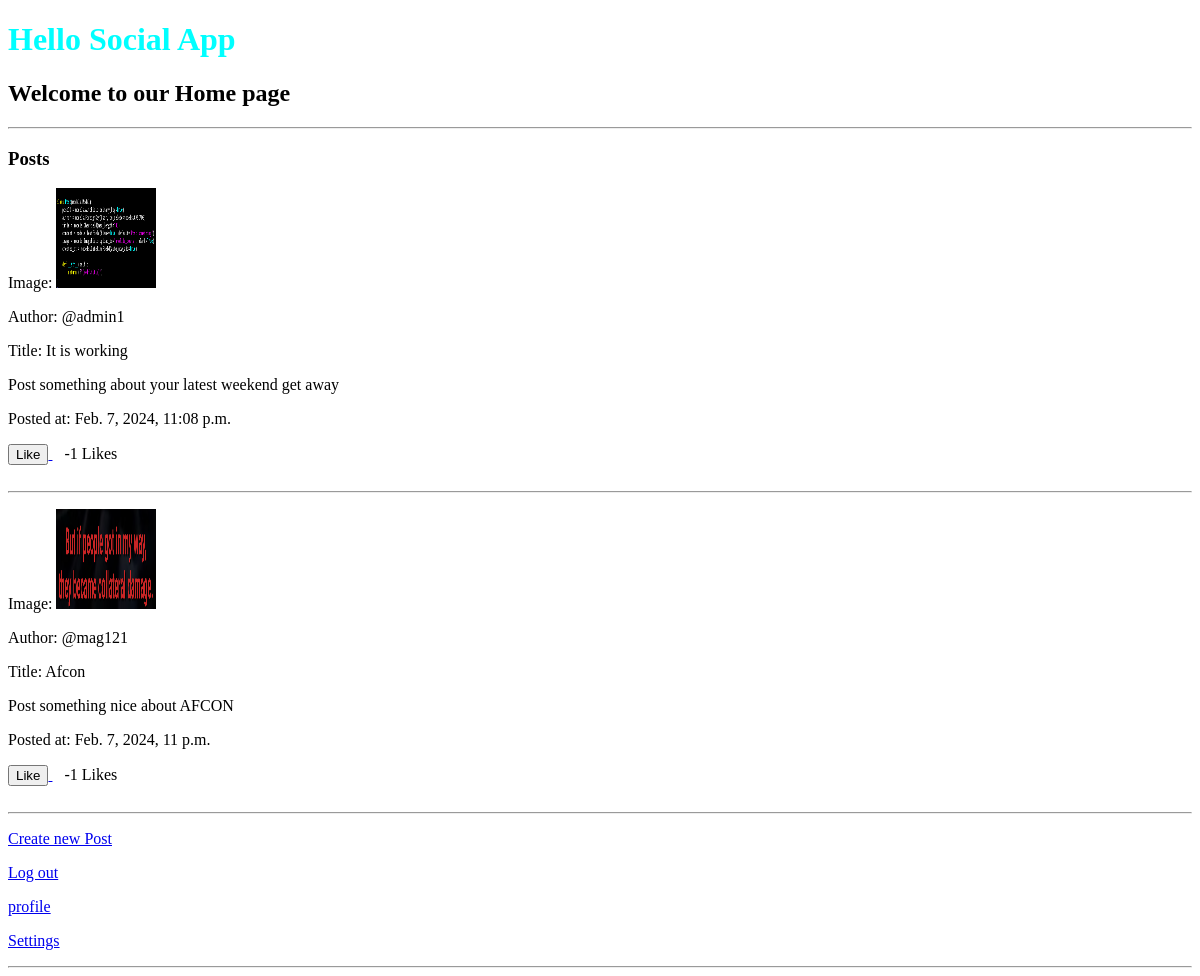
The app's page / (signed in), older data.
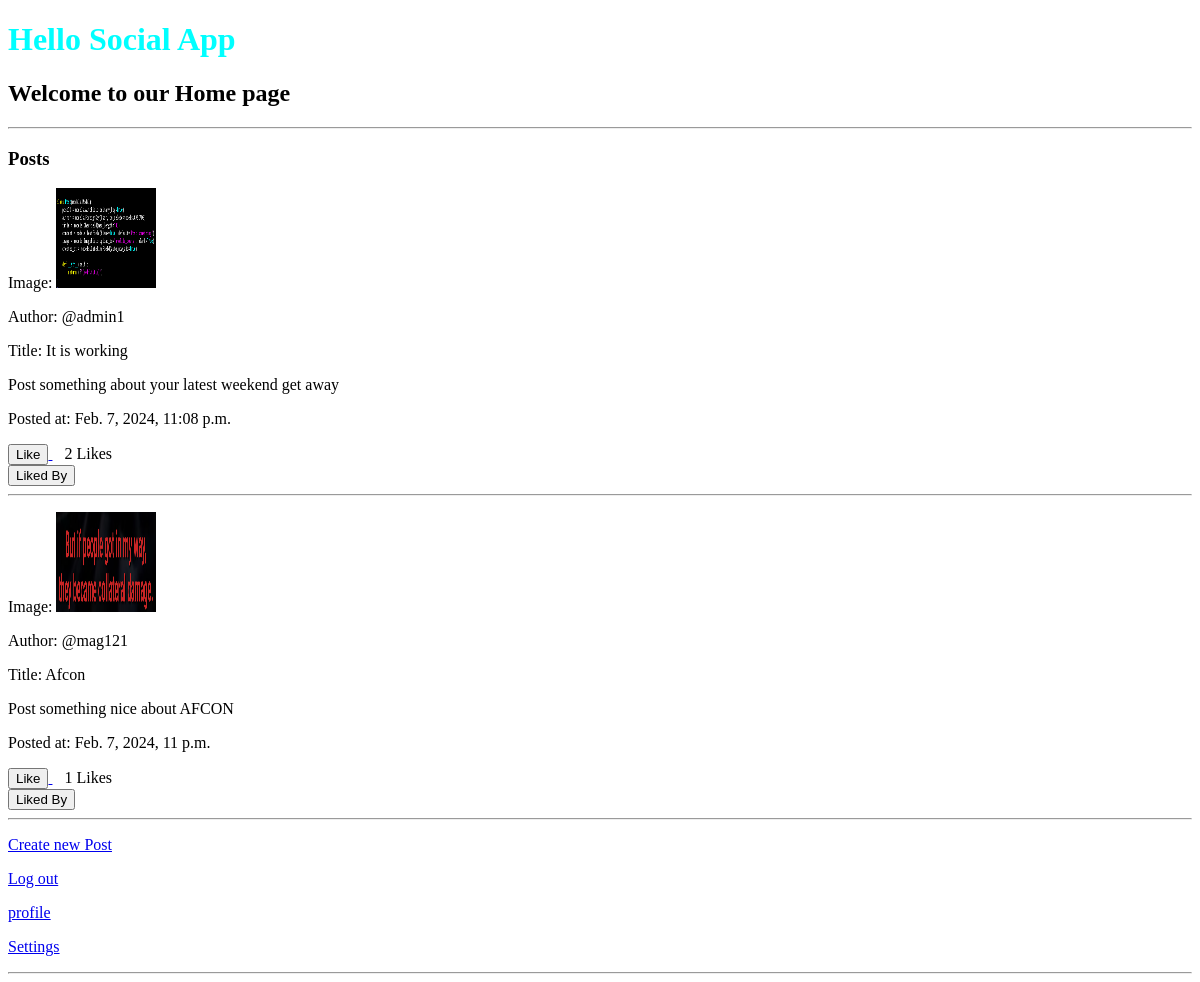
The same page, newer data.
### thread/models.py (models this page shows, shortened)
class PostModel(models.Model):
    postID = models.AutoField(primary_key=True)
    author = models.CharField(max_length=100, default='current_user')
    title = models.CharField(max_length=100)
    content = models.TextField(blank=True, default="Post something")
    image = models.ImageField(upload_to='profile_posts')
    created_at = models.DateTimeField(default=datetime.now)
    num_of_likes = models.IntegerField(default=0)

### thread/views.py (the view)
# urls.py: 2. Add a URL to urlpatterns:  path('', views.home, name='home')
def home(request):
    if request.user.is_authenticated:
        all_post = PostModel.objects.all()
        user = request.user
        liked_by = set(LikePost.objects.all())
        context = {"all_post": all_post, "user": user, "liked_by": liked_by}
        return render(request, 'home.html', context)
    else:
        return redirect('login_user')

### thread/templates/home.html (shortened to what this page needs)
<!DOCTYPE html>
<html lang="en">
<head>
    {% load static %}
    <link rel="stylesheet" href="{% static 'styles/home.css' %}">
</head>
<body>
    <h1 class="hello">Hello Social App</h1>
    {% if user.is_authenticated %}
    <div>
        <div>
            <p>
                <h2>Welcome to our Home page</h2>
            </p>
            <hr>
            <div>
                <p>
                    <h3>Posts</h3>
                </p>
                {% if all_post %}
                {% for post in all_post reversed %}
                <div>
                    <p>
                        Image: {% if post.image %}
                        <img src="{{ post.image.url }}" alt="Post Image" width="100" height="100">
                        {% endif %}
                    </p>
                    <p>
                        Author: @{{ post.author }}
                    </p>
                    <p>
                        Title: {{ post.title }}
                    </p>
                    <p>
                        {{ post.content}}
                    </p>
                    <p>
                        Posted at: {{ post.created_at}}
                    </p>
                    <a href="{% url 'like_post' %}?postID={{ post.postID }}">
                        <button class="like-button">
                             Like
                        </button>
                    </a> &nbsp;&nbsp; {{post.num_of_likes }} Likes<br>
		    <div class="dropdown">
			    {% if liked_by %}
			    <button>Liked By</button>
			    {% endif %}
		    </div>
                <hr style="color: aqua;">
            </div>
            {% endfor %}
            {% endif %}
        </div>
    </div>
    <p>
        <a href="{% url 'create_post' %}">Create new Post</a>
    </p>
    <p>
        <a href="{% url 'logout_user' %}">Log out</a>
    </p>
    <p>
        <a href="{% url 'details' %}">profile</a>
    </p>
    <p>
        <a href="{% url 'account_setting' %}">Settings</a><br>
    </p>
    <hr>
</div>
{% else %}
<a href="{% url 'login_user' %}">Login</a>
<br><a href="{% url 'sign_up' %}">Sign Up</a>
{% endif %}
</body>
</html>

### thread/static/styles/home.css (style rules this page uses)
.hello { color: aqua; }
.dropdown { display: inline-block; position: relative; }

Row changes from the older to the newer data that the page shows:
changed PostModel "admin1": num_of_likes "-1" → "2"; now shows "Liked By"
changed PostModel "mag121": num_of_likes "-1" → "1"; now shows "Liked By"
